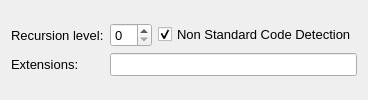
          <widget class="QWidget" name="tab_24">
           <attribute name="title">
            <string>Discovery options</string>
           </attribute>
           <layout class="QGridLayout" name="gridLayout_19">
            <item row="0" column="0">
             <layout class="QGridLayout" name="gridLayout_3">
              <item row="0" column="0">
               <widget class="QLabel" name="label_9">
                <property name="font">
                 <font>
                  <pointsize>10</pointsize>
                  <weight>50</weight>
                  <bold>false</bold>
                 </font>
                </property>
                <property name="toolTip">
                 <string>&lt;html&gt;&lt;head&gt;&lt;meta name=&quot;qrichtext&quot; content=&quot;1&quot; /&gt;&lt;/head&gt;&lt;body style=&quot; white-space: pre-wrap; font-family:Lucida Grande; font-size:13pt; font-weight:400; font-style:normal; text-decoration:none;&quot;&gt;&lt;p style=&quot; margin-top:0px; margin-bottom:0px; margin-left:0px; margin-right:0px; -qt-block-indent:0; text-indent:0px;&quot;&gt;&lt;span style=&quot; font-size:10pt;&quot;&gt;When going for Directory or file discovery, this value will indicate how deep the fuzzer must go.&lt;/span&gt;&lt;/p&gt;&lt;/body&gt;&lt;/html&gt;</string>
                </property>
                <property name="text">
                 <string>Recursion level:</string>
                </property>
               </widget>
              </item>
              <item row="0" column="1">
               <widget class="QSpinBox" name="recursionSpin">
                <property name="font">
                 <font>
                  <pointsize>10</pointsize>
                  <weight>50</weight>
                  <bold>false</bold>
                 </font>
                </property>
               </widget>
              </item>
              <item row="0" column="2">
               <widget class="QCheckBox" name="checkBox">
                <property name="font">
                 <font>
                  <pointsize>10</pointsize>
                  <weight>50</weight>
                  <bold>false</bold>
                 </font>
                </property>
                <property name="toolTip">
                 <string>&lt;html&gt;&lt;head&gt;&lt;meta name=&quot;qrichtext&quot; content=&quot;1&quot; /&gt;&lt;style type=&quot;text/css&quot;&gt;
p, li { white-space: pre-wrap; }
&lt;/style&gt;&lt;/head&gt;&lt;body style=&quot; font-family:'MS Shell Dlg 2'; font-size:8.25pt; font-weight:400; font-style:normal;&quot;&gt;
&lt;p style=&quot; margin-top:0px; margin-bottom:0px; margin-left:0px; margin-right:0px; -qt-block-indent:0; text-indent:0px; font-family:'Lucida Grande'; font-size:13pt;&quot;&gt;&lt;span style=&quot; font-size:10pt;&quot;&gt;NSC: Non standard code.&lt;/span&gt;&lt;/p&gt;
&lt;p style=&quot;-qt-paragraph-type:empty; margin-top:0px; margin-bottom:0px; margin-left:0px; margin-right:0px; -qt-block-indent:0; text-indent:0px; font-family:'Lucida Grande'; font-size:10pt;&quot;&gt;&lt;/p&gt;
&lt;p style=&quot; margin-top:0px; margin-bottom:0px; margin-left:0px; margin-right:0px; -qt-block-indent:0; text-indent:0px; font-family:'Lucida Grande'; font-size:10pt;&quot;&gt;It will detect if the application uses a non standard code for the errors. If the server uses a NSC, and the checkbox  is selected, webslayer will ignore all the responses with that code.&lt;/p&gt;&lt;/body&gt;&lt;/html&gt;</string>
                </property>
                <property name="text">
                 <string>Non Standard Code Detection</string>
                </property>
                <property name="checked">
                 <bool>true</bool>
                </property>
               </widget>
              </item>
              <item row="1" column="0">
               <widget class="QLabel" name="label_64">
                <property name="font">
                 <font>
                  <pointsize>10</pointsize>
                  <weight>50</weight>
                  <bold>false</bold>
                 </font>
                </property>
                <property name="toolTip">
                 <string>&lt;html&gt;&lt;head&gt;&lt;meta name=&quot;qrichtext&quot; content=&quot;1&quot; /&gt;&lt;style type=&quot;text/css&quot;&gt;
p, li { white-space: pre-wrap; }
&lt;/style&gt;&lt;/head&gt;&lt;body style=&quot; font-family:'MS Shell Dlg 2'; font-size:8.25pt; font-weight:400; font-style:normal;&quot;&gt;
&lt;p style=&quot; margin-top:0px; margin-bottom:0px; margin-left:0px; margin-right:0px; -qt-block-indent:0; text-indent:0px;&quot;&gt;&lt;span style=&quot; font-size:10pt;&quot;&gt;Extensions for Predictable resource location, you can put a comma separated list with extensions, and webslayer will add this extensions to the dictionary. Ex: php,inc&lt;/span&gt;&lt;/p&gt;&lt;/body&gt;&lt;/html&gt;</string>
                </property>
                <property name="text">
                 <string>Extensions:</string>
                </property>
               </widget>
              </item>
              <item row="1" column="1" colspan="2">
               <widget class="QLineEdit" name="lineExtensions">
                <property name="font">
                 <font>
                  <pointsize>10</pointsize>
                  <weight>50</weight>
                  <bold>false</bold>
                 </font>
                </property>
                <property name="toolTip">
                 <string>&lt;html&gt;&lt;head&gt;&lt;meta name=&quot;qrichtext&quot; content=&quot;1&quot; /&gt;&lt;style type=&quot;text/css&quot;&gt;
p, li { white-space: pre-wrap; }
&lt;/style&gt;&lt;/head&gt;&lt;body style=&quot; font-family:'Lucida Grande'; font-size:13pt; font-weight:400; font-style:normal;&quot;&gt;
&lt;p style=&quot; margin-top:0px; margin-bottom:0px; margin-left:0px; margin-right:0px; -qt-block-indent:0; text-indent:0px;&quot;&gt;&lt;span style=&quot; font-size:11pt;&quot;&gt;Here you can add extensions, to add to the dictionary words.&lt;/span&gt;&lt;/p&gt;
&lt;p style=&quot; margin-top:0px; margin-bottom:0px; margin-left:0px; margin-right:0px; -qt-block-indent:0; text-indent:0px; font-size:11pt;&quot;&gt;It will do a scan for directories and for files with the extensions int this list.&lt;/p&gt;&lt;/body&gt;&lt;/html&gt;</string>
                </property>
               </widget>
              </item>
             </layout>
            </item>
           </layout>
          </widget>
